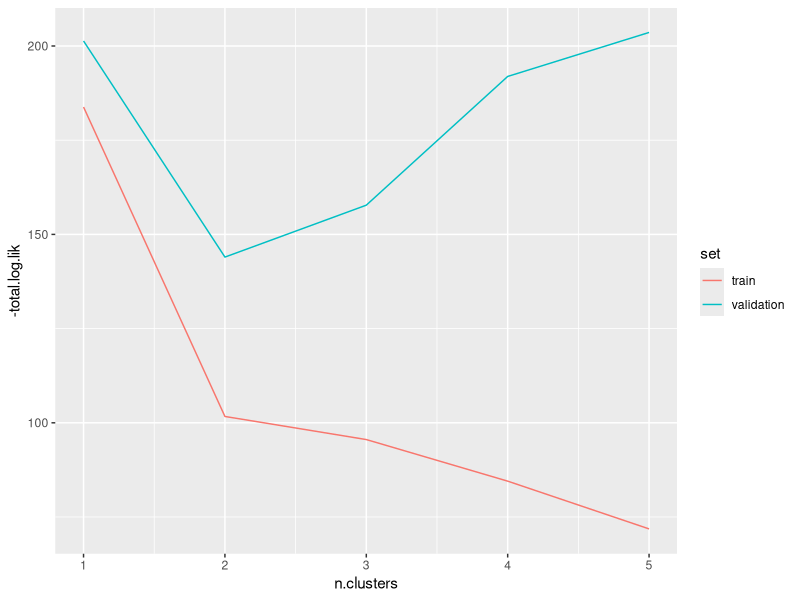

Write the R code that produced this figure.
str(iris)

## https://tdhock.github.io/blog/2020/set-assignment/

## train set = fitting the unsupervised model parameters.

## validation = doing model selection, fitting/choosing the
## hyper-parameters. ===> how is the model doing for some new/unseen
## observations? how is the model generalizing to new data points?

## hyper-parameters must be fixed before fitting the unsupervised
## learning model / calling the function which invokes the
## unsupervised learning algorithm. e.g. kmeans = number of clusters,
## distance metric / input matrix normalization. e.g. hclust =
## distance function, linkage criterion. (input to the learning
## algorithm)

## model parameters / regular parameters (not hyper-parameters) = the
## values which are inferred/learned by the unsupervised learning
## algorithm. e.g. kmeans = cluster centers / mean values. e.g. hclust
## = splits/tree. (output by the learning algorithm)

(set.prop.vec <- c(validation=0.5, train=0.5))
(N <- nrow(iris))
(rounded.counts <- floor(set.prop.vec*(N+1)))
(not.shuffled.sets <- rep(names(set.prop.vec), rounded.counts))

table(set=not.shuffled.sets, label=iris$Species)

set.seed(1)
shuffled.sets <- sample(not.shuffled.sets)
table(set=shuffled.sets, label=iris$Species)

library(mclust)
library(data.table)
X.mat <- as.matrix(iris[,1:4])
lik.dt.list <- list()
for(n.clusters in 1:5){
  X.train <- X.mat[shuffled.sets == "train",]
  mclust.result <- mclust::Mclust(
    X.train, n.clusters, modelNames="VEV")
  for(set in names(set.prop.vec)){
    X.set <- X.mat[shuffled.sets == set,]
    log.lik.vec <- mclust::dens(
      modelName = mclust.result[["modelName"]],
      data = X.set,
      parameters = mclust.result[["parameters"]],
      logarithm=TRUE)
    total.log.lik <- sum(log.lik.vec)
    rbind(my=total.log.lik, mclust=mclust.result[["loglik"]])
    lik.dt.list[[paste(n.clusters, set)]] <- data.table(
      n.clusters, set, total.log.lik)
  }
}
(lik.dt <- do.call(rbind, lik.dt.list))

library(ggplot2)
ggplot()+
  geom_line(aes(
    n.clusters, -total.log.lik, color=set),
    data=lik.dt)
